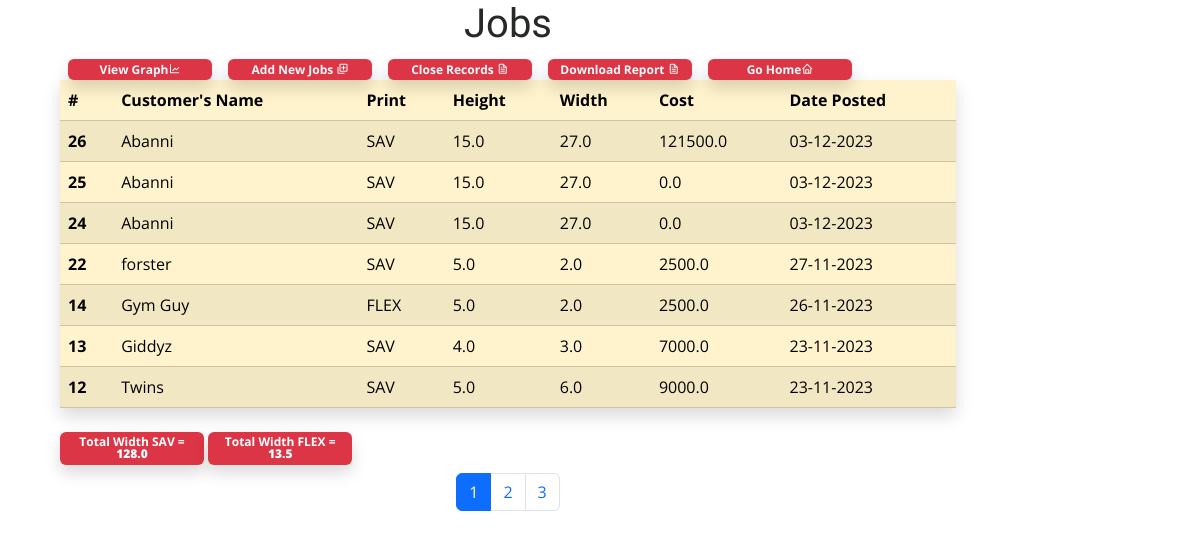
The page /view_jobs/ (signed in) on the database its author committed.
### jobs/models.py (models this page shows, shortened)
class Jobs(models.Model):
    customer_name = models.CharField(max_length=50)
    print = models.ForeignKey(Prints, on_delete=models.CASCADE, related_name='prints')
    height = models.FloatField()
    width = models.FloatField()
    unit_price = models.FloatField(default=0, null=True, blank=True)
    cost = models.FloatField(null=True, blank=True)
    total_height = models.FloatField(null=True, blank=True)
    total_cost = models.FloatField(null=True, blank=True)
    date = models.DateTimeField(auto_now_add=True)

class Prints(models.Model):
    name = models.CharField(max_length=50)
    def __str__(self):
        return self.name

### jobs/views.py (the view)
# urls.py: path('view_jobs/', views.view_jobs, name='view_jobs'),
def view_jobs(request):
    month = 9
    print1 = Jobs.objects.all().order_by('-date')
    prnts = Jobs.objects.filter(date__lte=datetime.datetime.today(), date__gt=datetime.datetime.today()-datetime.timedelta(days=4)).values('date').annotate(count=Count('id'))
    trun = Jobs.objects.annotate(month=TruncMonth('date')).values('month',).annotate(c=Sum('width')).values('month', 'c', ).filter(print__name='SAV')
    flex = Jobs.objects.annotate(month=TruncMonth('date')).values('month',).annotate(f=Sum('width')).values('month', 'f').filter(print__name='FLEX')
    trt = Jobs.objects.filter(print__name='SAV').aggregate(cal=Sum('width'))
    sum_flex = Jobs.objects.filter(print__name='FLEX').aggregate(flex=Sum('width'))
    page = request.GET.get('page')
    num_of_items = 7
    paginator = Paginator(print1, num_of_items)
    try:
        print1 = paginator.page(page)
    except PageNotAnInteger:
        page = 1
        print1 = paginator.page(page)
    except EmptyPage:
        page = paginator.num_pages
        print1 = paginator.page(page)
    total_height = trt['cal']
    total_width_flex = sum_flex['flex']
    context = {
        'print1': print1,
        'trun': trun,
        'flex': flex,
        'paginator': paginator,
        'total_width_flex': total_width_flex,
        'total_height': total_height,
    }
    return render(request, 'jobs/view_jobs.html', context)

### jobs/templates/jobs/view_jobs.html (shortened to what this page needs)
<!DOCTYPE html>
<html lang="en">
<head>
  <link href="/static/assets/vendor/aos/aos.css" rel="stylesheet">
  <link href="/static/assets/vendor/bootstrap/css/bootstrap.min.css" rel="stylesheet">
  <link href="/static/assets/vendor/bootstrap-icons/bootstrap-icons.css" rel="stylesheet">
  <link href="/static/assets/vendor/boxicons/css/boxicons.min.css" rel="stylesheet">
  <link href="/static/assets/vendor/glightbox/css/glightbox.min.css" rel="stylesheet">
  <link href="/static/assets/vendor/swiper/swiper-bundle.min.css" rel="stylesheet">
  <link href="/static/assets/css/style.css" rel="stylesheet">
<body>
{%if request.user.is_authenticated%}
<div class="container">
<div class="row">
      <div class="col-10">
      <h1 class="text-center">Jobs</h1>
          <table class="table table-warning table-striped shadow">
  <thead>
    <tr>
      <th scope="col">#</th>
      <th scope="col">Customer's Name</th>
      <th scope="col">Print</th>
      <th scope="col">Height</th>
      <th scope="col">Width</th>
      <th scope="col">Cost</th>
      <th scope="col">Date Posted</th>
    </tr>
  </thead>
  <tbody>
  {%for row in print1%}
    <tr>
      <th scope="row">{{row.id}}</th>
      <td>{{row.customer_name}}</td>
      <td>{{row.print}}</td>
      <td>{{row.height}}</td>
      <td>{{row.width}}</td>
      <td>{{row.cost}}</td>
      <td>{{row.date|date:'d-m-Y'}}</td>
    </tr>
  {%endfor%}
  </tbody>
   <div class="badge bg-danger text-wrap shadow mx-2" style="width: 9rem;">
  <a href="{%url 'graph'%}" class="text-light">
    <span>View Graph</span><i class="bx bx-line-chart"></i></a>
</div>
<div class="badge bg-danger text-wrap shadow mx-2" style="width: 9rem;">
   <a href="{%url 'work'%}" class="text-light">Add New Jobs <i class="bx bx-add-to-queue"></i></a>
</div>
    <div class="badge bg-danger text-wrap shadow mx-2" style="width: 9rem;">
   <a href="{%url 'close_record'%}" class="text-light">Close Records <i class="bx bx-file"></i></a>
</div>
  <div class="badge bg-danger text-wrap shadow mx-2" style="width: 9rem;">
   <a href="{%url 'download_file'%}" class="text-light">Download Report <i class="bx bx-file"></i></a>
</div>
  <div class="badge bg-danger text-wrap shadow mx-2" style="width: 9rem;">
   <a href="{%url 'index'%}" class="text-light">Go Home<i class="bx bx-home"></i></a>
</div>
</table>
  <div class="badge bg-danger text-wrap shadow my-2" style="width: 9rem;">
 Total Width SAV = <b>{{total_height}}</b>
</div>
 <div class="badge bg-danger text-wrap shadow my-2" style="width: 9rem;">
 Total Width FLEX = <b>{{total_width_flex}}</b>
</div>
        <nav aria-label="Page navigation example">
  <ul class="pagination justify-content-center">
   {%for page in paginator.page_range%}
    {%if page == print1.number%}
    <li class="page-item active" aria-current="page">
      <span class="page-link">{{page}}</span>
    </li>
    {%else%}
    <li class="page-item"><a class="page-link" href="?page={{page}}">{{page}}</a></li>
    {%endif%}
    {%endfor%}
  </ul>
</nav>
      </div>
    </div>
  </div>
  {%else%}
<h4 class="alert alert-danger my-3 mx-3">You have to login to access this page - <a href="{%url 'login'%}">Login</a></h4>
{%endif%}
</body>
</html>

### static/assets/css/style.css (style rules this page uses)
body { font-family: "Open Sans", sans-serif; color: #272829; }
a { color: #149ddd; text-decoration: none; }
h1, h2, h3, h4, h5, h6 { font-family: "Raleway", sans-serif; }
.container, .container-fluid { padding-left: 30px; padding-right: 30px; }

### rows shown on the page
Jobs: id "26", customer_name "Abanni", print "SAV", height "15.0", width "27.0", cost "121500.0", date "03-12-2023"
Jobs: id "25", customer_name "Abanni", print "SAV", height "15.0", width "27.0", cost "0.0", date "03-12-2023"
Jobs: id "24", customer_name "Abanni", print "SAV", height "15.0", width "27.0", cost "0.0", date "03-12-2023"
Jobs: id "22", customer_name "forster", print "SAV", height "5.0", width "2.0", cost "2500.0", date "27-11-2023"
Jobs: id "14", customer_name "Gym Guy", print "FLEX", height "5.0", width "2.0", cost "2500.0", date "26-11-2023"
Jobs: id "13", customer_name "Giddyz", print "SAV", height "4.0", width "3.0", cost "7000.0", date "23-11-2023"
Jobs: id "12", customer_name "Twins", print "SAV", height "5.0", width "6.0", cost "9000.0", date "23-11-2023"

### other values the page prints
{{ total_height }} "128.0"
{{ total_width_flex }} "13.5"
{{ page }} "1"
{{ page }} "2" "3"
